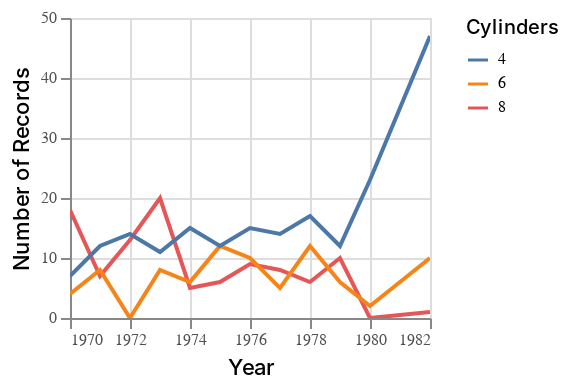

The cell this chart's notebook holds for it:
### Code cell
import altair as alt
import pandas._libs.tslibs.timestamps
from pandas._libs.tslibs.timestamps import Timestamp
visData = pd.DataFrame({'Year': {0: Timestamp('1970-01-01 00:00:00'), 1: Timestamp('1970-01-01 00:00:00'), 2: Timestamp('1970-01-01 00:00:00'), 3: Timestamp('1971-01-01 00:00:00'), 4: Timestamp('1971-01-01 00:00:00'), 5: Timestamp('1971-01-01 00:00:00'), 6: Timestamp('1972-01-01 00:00:00'), 7: Timestamp('1972-01-01 00:00:00'), 8: Timestamp('1972-01-01 00:00:00'), 9: Timestamp('1973-01-01 00:00:00'), 10: Timestamp('1973-01-01 00:00:00'), 11: Timestamp('1973-01-01 00:00:00'), 12: Timestamp('1974-01-01 00:00:00'), 13: Timestamp('1974-01-01 00:00:00'), 14: Timestamp('1974-01-01 00:00:00'), 15: Timestamp('1975-01-01 00:00:00'), 16: Timestamp('1975-01-01 00:00:00'), 17: Timestamp('1975-01-01 00:00:00'), 18: Timestamp('1976-01-01 00:00:00'), 19: Timestamp('1976-01-01 00:00:00'), 20: Timestamp('1976-01-01 00:00:00'), 21: Timestamp('1977-01-01 00:00:00'), 22: Timestamp('1977-01-01 00:00:00'), 23: Timestamp('1977-01-01 00:00:00'), 24: Timestamp('1978-01-01 00:00:00'), 25: Timestamp('1978-01-01 00:00:00'), 26: Timestamp('1978-01-01 00:00:00'), 27: Timestamp('1979-01-01 00:00:00'), 28: Timestamp('1979-01-01 00:00:00'), 29: Timestamp('1979-01-01 00:00:00'), 30: Timestamp('1980-01-01 00:00:00'), 31: Timestamp('1980-01-01 00:00:00'), 32: Timestamp('1980-01-01 00:00:00'), 33: Timestamp('1982-01-01 00:00:00'), 34: Timestamp('1982-01-01 00:00:00'), 35: Timestamp('1982-01-01 00:00:00')}, 'Cylinders': {0: 8, 1: 6, 2: 4, 3: 8, 4: 6, 5: 4, 6: 8, 7: 6, 8: 4, 9: 8, 10: 6, 11: 4, 12: 8, 13: 6, 14: 4, 15: 6, 16: 4, 17: 8, 18: 4, 19: 6, 20: 8, 21: 4, 22: 6, 23: 8, 24: 8, 25: 4, 26: 6, 27: 4, 28: 6, 29: 8, 30: 6, 31: 8, 32: 4, 33: 4, 34: 8, 35: 6}, 'Record': {0: 18.0, 1: 4.0, 2: 7.0, 3: 7.0, 4: 8.0, 5: 12.0, 6: 13.0, 7: 0.0, 8: 14.0, 9: 20.0, 10: 8.0, 11: 11.0, 12: 5.0, 13: 6.0, 14: 15.0, 15: 12.0, 16: 12.0, 17: 6.0, 18: 15.0, 19: 10.0, 20: 9.0, 21: 14.0, 22: 5.0, 23: 8.0, 24: 6.0, 25: 17.0, 26: 12.0, 27: 12.0, 28: 6.0, 29: 10.0, 30: 2.0, 31: 0.0, 32: 23.0, 33: 47.0, 34: 1.0, 35: 10.0}})

chart = alt.Chart(visData).mark_line().encode(
    y = alt.Y('Record', type= 'quantitative', title='Number of Records'),
    x = alt.X('Year', type = 'temporal'),
)
chart = chart.interactive() # Enable Zooming and Panning
chart = chart.encode(color=alt.Color('Cylinders',type='nominal'))

chart = chart.configure_title(fontWeight=500,fontSize=13,font='Helvetica Neue')
chart = chart.configure_axis(titleFontWeight=500,titleFontSize=11,titleFont='Helvetica Neue',
			labelFontWeight=400,labelFontSize=8,labelFont='Helvetica Neue',labelColor='#505050')
chart = chart.configure_legend(titleFontWeight=500,titleFontSize=10,titleFont='Helvetica Neue',
			labelFontWeight=400,labelFontSize=8,labelFont='Helvetica Neue')
chart = chart.properties(width=180,height=150)

chart

### Figure 1 — Vega-Lite specification as saved in the notebook (floating-point values rounded to 4 significant figures)
{"config": {"view": {"continuousWidth": 400, "continuousHeight": 300}, "axis": {"labelColor": "#505050", "labelFont": "Helvetica Neue", "labelFontSize": 8, "labelFontWeight": 400, "titleFont": "Helvetica Neue", "titleFontSize": 11, "titleFontWeight": 500}, "legend": {"labelFont": "Helvetica Neue", "labelFontSize": 8, "labelFontWeight": 400, "titleFont": "Helvetica Neue", "titleFontSize": 10, "titleFontWeight": 500}, "title": {"font": "Helvetica Neue", "fontSize": 13, "fontWeight": 500}}, "data": {"name": "data-1bcbee00a263b583f5c4182060b2b28d"}, "mark": "line", "encoding": {"color": {"type": "nominal", "field": "Cylinders"}, "x": {"type": "temporal", "field": "Year"}, "y": {"type": "quantitative", "field": "Record", "title": "Number of Records"}}, "height": 150, "selection": {"selector043": {"type": "interval", "bind": "scales", "encodings": ["x", "y"]}}, "width": 180, "$schema": "https://vega.github.io/schema/vega-lite/v4.8.1.json", "datasets": {"data-1bcbee00a263b583f5c4182060b2b28d": [{"Year": "1970-01-01T00:00:00", "Cylinders": 8, "Record": 18.0}, {"Year": "1970-01-01T00:00:00", "Cylinders": 6, "Record": 4.0}, {"Year": "1970-01-01T00:00:00", "Cylinders": 4, "Record": 7.0}, {"Year": "1971-01-01T00:00:00", "Cylinders": 8, "Record": 7.0}, {"Year": "1971-01-01T00:00:00", "Cylinders": 6, "Record": 8.0}, {"Year": "1971-01-01T00:00:00", "Cylinders": 4, "Record": 12.0}, {"Year": "1972-01-01T00:00:00", "Cylinders": 8, "Record": 13.0}, {"Year": "1972-01-01T00:00:00", "Cylinders": 6, "Record": 0.0}, {"Year": "1972-01-01T00:00:00", "Cylinders": 4, "Record": 14.0}, {"Year": "1973-01-01T00:00:00", "Cylinders": 8, "Record": 20.0}, {"Year": "1973-01-01T00:00:00", "Cylinders": 6, "Record": 8.0}, {"Year": "1973-01-01T00:00:00", "Cylinders": 4, "Record": 11.0}, {"Year": "1974-01-01T00:00:00", "Cylinders": 8, "Record": 5.0}, {"Year": "1974-01-01T00:00:00", "Cylinders": 6, "Record": 6.0}, {"Year": "1974-01-01T00:00:00", "Cylinders": 4, "Record": 15.0}, {"Year": "1975-01-01T00:00:00", "Cylinders": 6, "Record": 12.0}, {"Year": "1975-01-01T00:00:00", "Cylinders": 4, "Record": 12.0}, {"Year": "1975-01-01T00:00:00", "Cylinders": 8, "Record": 6.0}, {"Year": "1976-01-01T00:00:00", "Cylinders": 4, "Record": 15.0}, {"Year": "1976-01-01T00:00:00", "Cylinders": 6, "Record": 10.0}, {"Year": "1976-01-01T00:00:00", "Cylinders": 8, "Record": 9.0}, {"Year": "1977-01-01T00:00:00", "Cylinders": 4, "Record": 14.0}, {"Year": "1977-01-01T00:00:00", "Cylinders": 6, "Record": 5.0}, {"Year": "1977-01-01T00:00:00", "Cylinders": 8, "Record": 8.0}, {"Year": "1978-01-01T00:00:00", "Cylinders": 8, "Record": 6.0}, {"Year": "1978-01-01T00:00:00", "Cylinders": 4, "Record": 17.0}, {"Year": "1978-01-01T00:00:00", "Cylinders": 6, "Record": 12.0}, {"Year": "1979-01-01T00:00:00", "Cylinders": 4, "Record": 12.0}, {"Year": "1979-01-01T00:00:00", "Cylinders": 6, "Record": 6.0}, {"Year": "1979-01-01T00:00:00", "Cylinders": 8, "Record": 10.0}, {"Year": "1980-01-01T00:00:00", "Cylinders": 6, "Record": 2.0}, {"Year": "1980-01-01T00:00:00", "Cylinders": 8, "Record": 0.0}, {"Year": "1980-01-01T00:00:00", "Cylinders": 4, "Record": 23.0}, {"Year": "1982-01-01T00:00:00", "Cylinders": 4, "Record": 47.0}, {"Year": "1982-01-01T00:00:00", "Cylinders": 8, "Record": 1.0}, {"Year": "1982-01-01T00:00:00", "Cylinders": 6, "Record": 10.0}]}}
